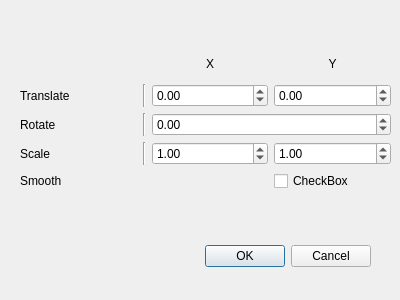
<?xml version="1.0" encoding="UTF-8"?>
<ui version="4.0">
 <class>TransformationForm</class>
 <widget class="QDialog" name="TransformationForm">
  <property name="geometry">
   <rect>
    <x>0</x>
    <y>0</y>
    <width>400</width>
    <height>300</height>
   </rect>
  </property>
  <property name="windowTitle">
   <string>Dialog</string>
  </property>
  <widget class="QDialogButtonBox" name="buttonBox">
   <property name="geometry">
    <rect>
     <x>30</x>
     <y>240</y>
     <width>341</width>
     <height>32</height>
    </rect>
   </property>
   <property name="orientation">
    <enum>Qt::Horizontal</enum>
   </property>
   <property name="standardButtons">
    <set>QDialogButtonBox::Cancel|QDialogButtonBox::Ok</set>
   </property>
  </widget>
  <widget class="QWidget" name="gridLayoutWidget">
   <property name="geometry">
    <rect>
     <x>20</x>
     <y>50</y>
     <width>371</width>
     <height>141</height>
    </rect>
   </property>
   <layout class="QGridLayout" name="gridLayout">
    <item row="3" column="3">
     <widget class="QDoubleSpinBox" name="y_scale">
      <property name="minimum">
       <double>-100.000000000000000</double>
      </property>
      <property name="maximum">
       <double>100.000000000000000</double>
      </property>
      <property name="value">
       <double>1.000000000000000</double>
      </property>
     </widget>
    </item>
    <item row="2" column="2" colspan="2">
     <widget class="QDoubleSpinBox" name="rotate_deg">
      <property name="minimum">
       <double>-360.000000000000000</double>
      </property>
      <property name="maximum">
       <double>360.000000000000000</double>
      </property>
     </widget>
    </item>
    <item row="2" column="1">
     <widget class="Line" name="line_2">
      <property name="orientation">
       <enum>Qt::Vertical</enum>
      </property>
     </widget>
    </item>
    <item row="1" column="0">
     <widget class="QLabel" name="label">
      <property name="text">
       <string>Translate</string>
      </property>
     </widget>
    </item>
    <item row="1" column="2">
     <widget class="QDoubleSpinBox" name="x_translate">
      <property name="minimum">
       <double>-1000.000000000000000</double>
      </property>
      <property name="maximum">
       <double>1000.000000000000000</double>
      </property>
     </widget>
    </item>
    <item row="3" column="1">
     <widget class="Line" name="line_3">
      <property name="orientation">
       <enum>Qt::Vertical</enum>
      </property>
     </widget>
    </item>
    <item row="3" column="2">
     <widget class="QDoubleSpinBox" name="x_scale">
      <property name="minimum">
       <double>-99.000000000000000</double>
      </property>
      <property name="value">
       <double>1.000000000000000</double>
      </property>
     </widget>
    </item>
    <item row="0" column="2">
     <widget class="QLabel" name="label_4">
      <property name="text">
       <string>X</string>
      </property>
      <property name="alignment">
       <set>Qt::AlignCenter</set>
      </property>
     </widget>
    </item>
    <item row="1" column="3">
     <widget class="QDoubleSpinBox" name="y_translate">
      <property name="minimum">
       <double>-1000.000000000000000</double>
      </property>
      <property name="maximum">
       <double>1000.000000000000000</double>
      </property>
     </widget>
    </item>
    <item row="3" column="0">
     <widget class="QLabel" name="label_3">
      <property name="text">
       <string>Scale</string>
      </property>
     </widget>
    </item>
    <item row="1" column="1">
     <widget class="Line" name="line">
      <property name="orientation">
       <enum>Qt::Vertical</enum>
      </property>
     </widget>
    </item>
    <item row="2" column="0">
     <widget class="QLabel" name="label_2">
      <property name="text">
       <string>Rotate</string>
      </property>
     </widget>
    </item>
    <item row="0" column="3">
     <widget class="QLabel" name="label_5">
      <property name="text">
       <string>Y</string>
      </property>
      <property name="alignment">
       <set>Qt::AlignCenter</set>
      </property>
     </widget>
    </item>
    <item row="4" column="0">
     <widget class="QLabel" name="label_6">
      <property name="text">
       <string>Smooth</string>
      </property>
     </widget>
    </item>
    <item row="4" column="3">
     <widget class="QCheckBox" name="smooth">
      <property name="text">
       <string>CheckBox</string>
      </property>
     </widget>
    </item>
   </layout>
  </widget>
 </widget>
 <resources/>
 <connections>
  <connection>
   <sender>buttonBox</sender>
   <signal>accepted()</signal>
   <receiver>TransformationForm</receiver>
   <slot>accept()</slot>
   <hints>
    <hint type="sourcelabel">
     <x>248</x>
     <y>254</y>
    </hint>
    <hint type="destinationlabel">
     <x>157</x>
     <y>274</y>
    </hint>
   </hints>
  </connection>
  <connection>
   <sender>buttonBox</sender>
   <signal>rejected()</signal>
   <receiver>TransformationForm</receiver>
   <slot>reject()</slot>
   <hints>
    <hint type="sourcelabel">
     <x>316</x>
     <y>260</y>
    </hint>
    <hint type="destinationlabel">
     <x>286</x>
     <y>274</y>
    </hint>
   </hints>
  </connection>
 </connections>
</ui>
